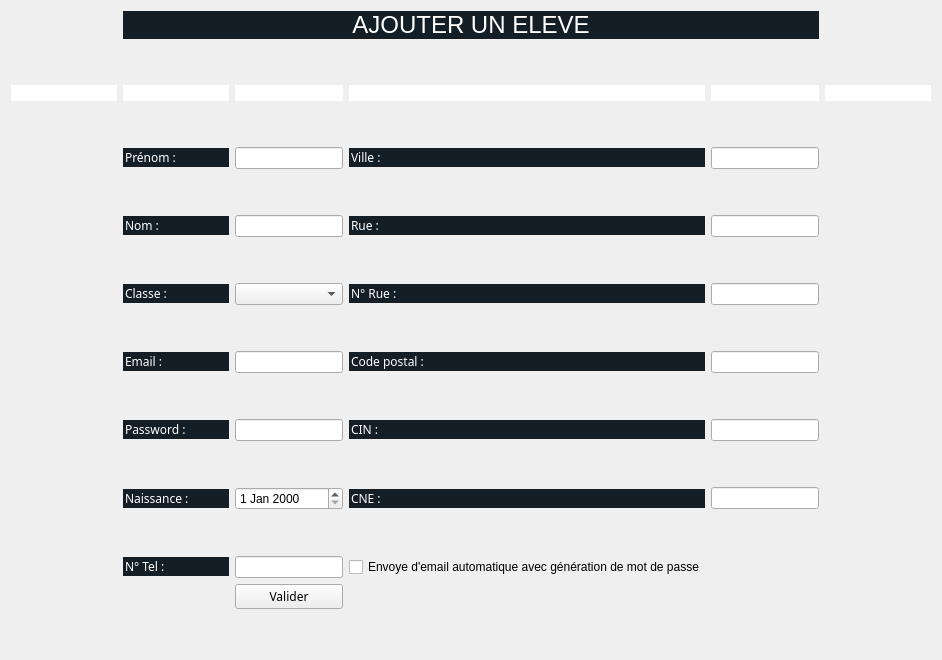
        <widget class="QWidget" name="addEleve_2">
         <layout class="QGridLayout" name="gridLayout_81">
          <item row="22" column="2">
           <widget class="QPushButton" name="valider_2">
            <property name="font">
             <font>
              <family>Century Gothic</family>
             </font>
            </property>
            <property name="text">
             <string>Valider</string>
            </property>
           </widget>
          </item>
          <item row="19" column="4">
           <widget class="QLineEdit" name="cne"/>
          </item>
          <item row="6" column="2">
           <widget class="QLineEdit" name="nom">
            <property name="styleSheet">
             <string notr="true"/>
            </property>
           </widget>
          </item>
          <item row="17" column="4">
           <widget class="QLineEdit" name="cin"/>
          </item>
          <item row="11" column="4">
           <widget class="QLineEdit" name="codePostal"/>
          </item>
          <item row="9" column="4">
           <widget class="QLineEdit" name="numRue"/>
          </item>
          <item row="19" column="3">
           <widget class="QLineEdit" name="lineEdit_84">
            <property name="enabled">
             <bool>false</bool>
            </property>
            <property name="font">
             <font>
              <family>Century Gothic</family>
             </font>
            </property>
            <property name="styleSheet">
             <string notr="true">background-color:rgb(20,30,38);
color:white;
border:none;</string>
            </property>
            <property name="text">
             <string>CNE : </string>
            </property>
           </widget>
          </item>
          <item row="19" column="2">
           <widget class="QDateEdit" name="date_naissance"/>
          </item>
          <item row="4" column="3">
           <widget class="QLineEdit" name="lineEdit_18">
            <property name="enabled">
             <bool>false</bool>
            </property>
            <property name="font">
             <font>
              <family>Century Gothic</family>
             </font>
            </property>
            <property name="styleSheet">
             <string notr="true">background-color:rgb(20,30,38);
color:white;
border:none;</string>
            </property>
            <property name="text">
             <string>Ville : </string>
            </property>
           </widget>
          </item>
          <item row="10" column="1">
           <spacer name="verticalSpacer_43">
            <property name="orientation">
             <enum>Qt::Vertical</enum>
            </property>
            <property name="sizeType">
             <enum>QSizePolicy::Minimum</enum>
            </property>
            <property name="sizeHint" stdset="0">
             <size>
              <width>20</width>
              <height>40</height>
             </size>
            </property>
           </spacer>
          </item>
          <item row="12" column="1">
           <spacer name="verticalSpacer_44">
            <property name="orientation">
             <enum>Qt::Vertical</enum>
            </property>
            <property name="sizeType">
             <enum>QSizePolicy::Minimum</enum>
            </property>
            <property name="sizeHint" stdset="0">
             <size>
              <width>20</width>
              <height>40</height>
             </size>
            </property>
           </spacer>
          </item>
          <item row="2" column="0">
           <widget class="QLineEdit" name="lineEdit_4">
            <property name="styleSheet">
             <string notr="true">border:none;</string>
            </property>
           </widget>
          </item>
          <item row="2" column="1">
           <widget class="QLineEdit" name="lineEdit_5">
            <property name="enabled">
             <bool>false</bool>
            </property>
            <property name="styleSheet">
             <string notr="true">border:none;</string>
            </property>
           </widget>
          </item>
          <item row="2" column="4">
           <widget class="QLineEdit" name="lineEdit_8">
            <property name="enabled">
             <bool>false</bool>
            </property>
            <property name="styleSheet">
             <string notr="true">border:none;</string>
            </property>
           </widget>
          </item>
          <item row="2" column="5">
           <widget class="QLineEdit" name="lineEdit_9">
            <property name="styleSheet">
             <string notr="true">border:none;</string>
            </property>
           </widget>
          </item>
          <item row="2" column="3">
           <widget class="QLineEdit" name="lineEdit_7">
            <property name="enabled">
             <bool>false</bool>
            </property>
            <property name="styleSheet">
             <string notr="true">border:none;</string>
            </property>
           </widget>
          </item>
          <item row="11" column="2">
           <widget class="QLineEdit" name="email">
            <property name="styleSheet">
             <string notr="true"/>
            </property>
           </widget>
          </item>
          <item row="0" column="1" colspan="4">
           <widget class="QLabel" name="label_9">
            <property name="enabled">
             <bool>false</bool>
            </property>
            <property name="styleSheet">
             <string notr="true">background-color:rgb(20,30,38);
font: 8pt &quot;Century Gothic&quot;;</string>
            </property>
            <property name="text">
             <string>&lt;html&gt;&lt;head/&gt;&lt;body&gt;&lt;p align=&quot;center&quot;&gt;&lt;span style=&quot; font-size:18pt; color:#ffffff;&quot;&gt;AJOUTER UN ELEVE&lt;/span&gt;&lt;/p&gt;&lt;/body&gt;&lt;/html&gt;</string>
            </property>
           </widget>
          </item>
          <item row="2" column="2">
           <widget class="QLineEdit" name="lineEdit_6">
            <property name="enabled">
             <bool>false</bool>
            </property>
            <property name="styleSheet">
             <string notr="true">border:none;</string>
            </property>
           </widget>
          </item>
          <item row="9" column="3">
           <widget class="QLineEdit" name="lineEdit_81">
            <property name="enabled">
             <bool>false</bool>
            </property>
            <property name="font">
             <font>
              <family>Century Gothic</family>
             </font>
            </property>
            <property name="styleSheet">
             <string notr="true">background-color:rgb(20,30,38);
color:white;
border:none;</string>
            </property>
            <property name="text">
             <string>N° Rue : </string>
            </property>
           </widget>
          </item>
          <item row="11" column="3">
           <widget class="QLineEdit" name="lineEdit_82">
            <property name="enabled">
             <bool>false</bool>
            </property>
            <property name="font">
             <font>
              <family>Century Gothic</family>
             </font>
            </property>
            <property name="styleSheet">
             <string notr="true">background-color:rgb(20,30,38);
color:white;
border:none;</string>
            </property>
            <property name="text">
             <string>Code postal : </string>
            </property>
           </widget>
          </item>
          <item row="9" column="1">
           <widget class="QLineEdit" name="lineEdit_80">
            <property name="enabled">
             <bool>false</bool>
            </property>
            <property name="font">
             <font>
              <family>Century Gothic</family>
             </font>
            </property>
            <property name="styleSheet">
             <string notr="true">background-color:rgb(20,30,38);
color:white;
border:none;</string>
            </property>
            <property name="text">
             <string>Classe : </string>
            </property>
           </widget>
          </item>
          <item row="17" column="3">
           <widget class="QLineEdit" name="lineEdit_83">
            <property name="enabled">
             <bool>false</bool>
            </property>
            <property name="font">
             <font>
              <family>Century Gothic</family>
             </font>
            </property>
            <property name="styleSheet">
             <string notr="true">background-color:rgb(20,30,38);
color:white;
border:none;</string>
            </property>
            <property name="text">
             <string>CIN :</string>
            </property>
           </widget>
          </item>
          <item row="11" column="1">
           <widget class="QLineEdit" name="lineEdit_71">
            <property name="enabled">
             <bool>false</bool>
            </property>
            <property name="font">
             <font>
              <family>Century Gothic</family>
             </font>
            </property>
            <property name="styleSheet">
             <string notr="true">background-color:rgb(20,30,38);
color:white;
border:none;</string>
            </property>
            <property name="text">
             <string>Email : </string>
            </property>
           </widget>
          </item>
          <item row="21" column="1">
           <widget class="QLineEdit" name="lineEdit_72">
            <property name="enabled">
             <bool>false</bool>
            </property>
            <property name="font">
             <font>
              <family>Century Gothic</family>
             </font>
            </property>
            <property name="styleSheet">
             <string notr="true">background-color:rgb(20,30,38);
color:white;
border:none;</string>
            </property>
            <property name="text">
             <string>N° Tel : </string>
            </property>
           </widget>
          </item>
          <item row="17" column="1">
           <widget class="QLineEdit" name="lineEdit_79">
            <property name="enabled">
             <bool>false</bool>
            </property>
            <property name="font">
             <font>
              <family>Century Gothic</family>
             </font>
            </property>
            <property name="styleSheet">
             <string notr="true">background-color:rgb(20,30,38);
color:white;
border:none;</string>
            </property>
            <property name="text">
             <string>Password : </string>
            </property>
           </widget>
          </item>
          <item row="6" column="1">
           <widget class="QLineEdit" name="lineEdit_75">
            <property name="enabled">
             <bool>false</bool>
            </property>
            <property name="font">
             <font>
              <family>Century Gothic</family>
             </font>
            </property>
            <property name="styleSheet">
             <string notr="true">background-color:rgb(20,30,38);
color:white;
border:none;</string>
            </property>
            <property name="text">
             <string>Nom : </string>
            </property>
           </widget>
          </item>
          <item row="6" column="3">
           <widget class="QLineEdit" name="lineEdit_19">
            <property name="enabled">
             <bool>false</bool>
            </property>
            <property name="font">
             <font>
              <family>Century Gothic</family>
             </font>
            </property>
            <property name="styleSheet">
             <string notr="true">background-color:rgb(20,30,38);
color:white;
border:none;</string>
            </property>
            <property name="text">
             <string>Rue : </string>
            </property>
           </widget>
          </item>
          <item row="19" column="1">
           <widget class="QLineEdit" name="lineEdit_78">
            <property name="enabled">
             <bool>false</bool>
            </property>
            <property name="font">
             <font>
              <family>Century Gothic</family>
             </font>
            </property>
            <property name="styleSheet">
             <string notr="true">background-color:rgb(20,30,38);
color:white;
border:none;</string>
            </property>
            <property name="text">
             <string>Naissance : </string>
            </property>
           </widget>
          </item>
          <item row="17" column="2">
           <widget class="QLineEdit" name="mdp"/>
          </item>
          <item row="21" column="2">
           <widget class="QLineEdit" name="numTel"/>
          </item>
          <item row="9" column="2">
           <widget class="QComboBox" name="classe_4"/>
          </item>
          <item row="4" column="4">
           <widget class="QLineEdit" name="nomVille"/>
          </item>
          <item row="4" column="2">
           <widget class="QLineEdit" name="prenom">
            <property name="styleSheet">
             <string notr="true"/>
            </property>
           </widget>
          </item>
          <item row="6" column="4">
           <widget class="QLineEdit" name="nomRue"/>
          </item>
          <item row="4" column="1">
           <widget class="QLineEdit" name="lineEdit_22">
            <property name="enabled">
             <bool>false</bool>
            </property>
            <property name="font">
             <font>
              <family>Century Gothic</family>
             </font>
            </property>
            <property name="styleSheet">
             <string notr="true">background-color:rgb(20,30,38);
color:white;
border:none;</string>
            </property>
            <property name="text">
             <string>Prénom : </string>
            </property>
           </widget>
          </item>
          <item row="3" column="1">
           <spacer name="verticalSpacer_40">
            <property name="orientation">
             <enum>Qt::Vertical</enum>
            </property>
            <property name="sizeType">
             <enum>QSizePolicy::Minimum</enum>
            </property>
            <property name="sizeHint" stdset="0">
             <size>
              <width>20</width>
              <height>40</height>
             </size>
            </property>
           </spacer>
          </item>
          <item row="5" column="1">
           <spacer name="verticalSpacer_41">
            <property name="orientation">
             <enum>Qt::Vertical</enum>
            </property>
            <property name="sizeType">
             <enum>QSizePolicy::Minimum</enum>
            </property>
            <property name="sizeHint" stdset="0">
             <size>
              <width>20</width>
              <height>40</height>
             </size>
            </property>
           </spacer>
          </item>
          <item row="7" column="1">
           <spacer name="verticalSpacer_42">
            <property name="orientation">
             <enum>Qt::Vertical</enum>
            </property>
            <property name="sizeType">
             <enum>QSizePolicy::Minimum</enum>
            </property>
            <property name="sizeHint" stdset="0">
             <size>
              <width>20</width>
              <height>40</height>
             </size>
            </property>
           </spacer>
          </item>
          <item row="18" column="1">
           <spacer name="verticalSpacer_45">
            <property name="orientation">
             <enum>Qt::Vertical</enum>
            </property>
            <property name="sizeType">
             <enum>QSizePolicy::Minimum</enum>
            </property>
            <property name="sizeHint" stdset="0">
             <size>
              <width>20</width>
              <height>40</height>
             </size>
            </property>
           </spacer>
          </item>
          <item row="20" column="1">
           <spacer name="verticalSpacer_46">
            <property name="orientation">
             <enum>Qt::Vertical</enum>
            </property>
            <property name="sizeType">
             <enum>QSizePolicy::Minimum</enum>
            </property>
            <property name="sizeHint" stdset="0">
             <size>
              <width>20</width>
              <height>40</height>
             </size>
            </property>
           </spacer>
          </item>
          <item row="1" column="1">
           <spacer name="verticalSpacer_39">
            <property name="orientation">
             <enum>Qt::Vertical</enum>
            </property>
            <property name="sizeType">
             <enum>QSizePolicy::Minimum</enum>
            </property>
            <property name="sizeHint" stdset="0">
             <size>
              <width>20</width>
              <height>40</height>
             </size>
            </property>
           </spacer>
          </item>
          <item row="23" column="2">
           <spacer name="verticalSpacer_47">
            <property name="orientation">
             <enum>Qt::Vertical</enum>
            </property>
            <property name="sizeHint" stdset="0">
             <size>
              <width>20</width>
              <height>40</height>
             </size>
            </property>
           </spacer>
          </item>
          <item row="21" column="3">
           <widget class="QCheckBox" name="checkBox_2">
            <property name="text">
             <string>Envoye d'email automatique avec génération de mot de passe</string>
            </property>
           </widget>
          </item>
         </layout>
        </widget>
